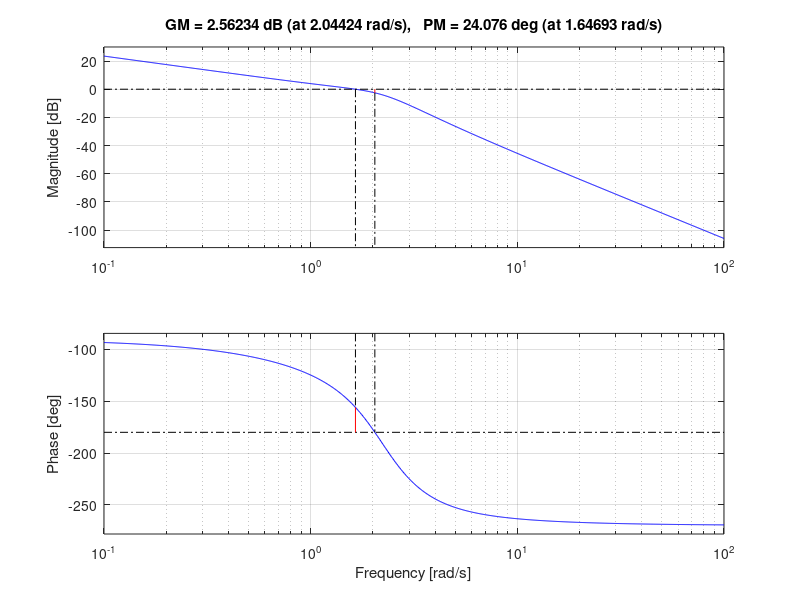
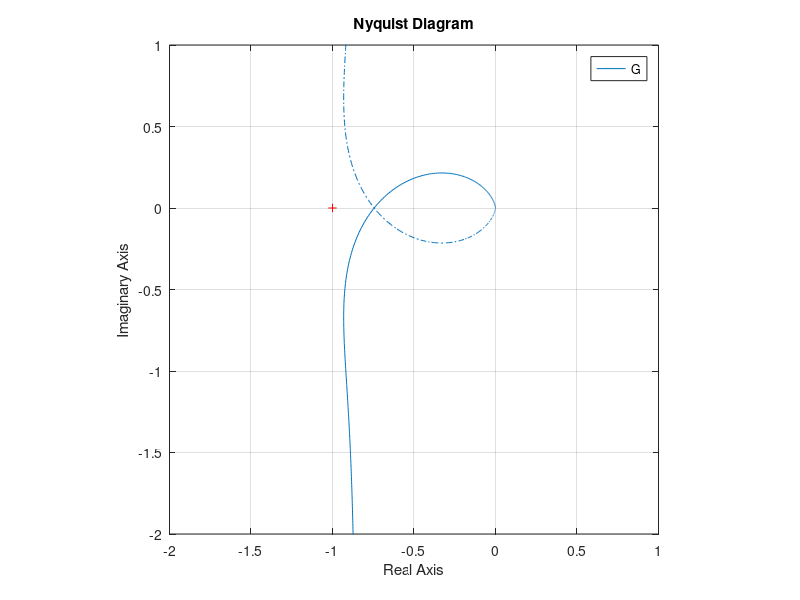

MATLAB code to generate these figures, in order: (Note: this script raises an error after producing the figures.)
%% Lecture 5

G = zpk([-3], [0, -2, -1+2*i, -1-2*i], 5)

figure(1)
clf
margin(G)
grid on

figure(2)
clf
nyquist(G)
xlim([-2,1])
ylim([-2,1])
axis equal

G3 = zpk([],[0,-2], 2)

wc = sqrt(sqrt(8)-2)
G3wc = evalfr(G3, i*wc);
abs(G3wc)





figure(3)
clf
margin(G3)

figure(4)
clf
nyquist(G3)
xlim([-2,1])
ylim([-2,1])
axis equal



phim = linspace(10,90,200);

Gclabs = 1./(2*sind(phim/2));
figure(5)
plot(phim, Gclabs)
